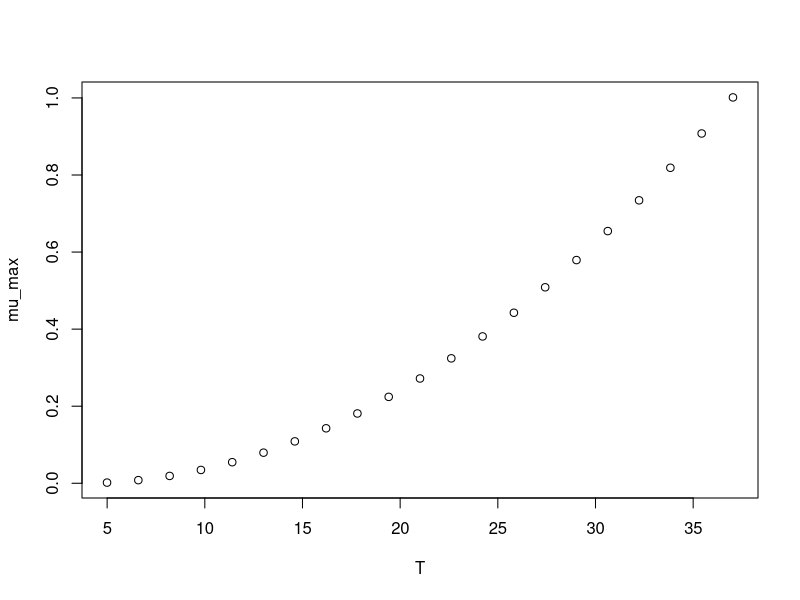

R code for this plot:
#############################
# start of Parameter script
#############################
T <- seq(4.995004995005,37.037,length.out=21)
#############################
# end of Parameter script
#############################
############################# 
# start of Model script Gropin ID 1253 
#############################
 
# constant coefficients for this model
 
variables <- data.frame(T)
argumentsPar <- expand.grid(variables)
 
# heart of the model
response_surface <- function(T) {
   mumax <-(0.02991*(T-3.581))^2

return(mumax=mumax)
} 

# output parameters
mumax <- cbind(argumentsPar,response_surface(argumentsPar['T']))
colnames(mumax) <- c(colnames(argumentsPar),'mumax')
#############################
# End of Model script
#############################
############################# 
# start of Visualisation script Gropin ID 1253 
#############################
plot(T,mumax$mumax,
                          xlab='T',
                          ylab='mu_max')
#############################
# End of Visualisation script
#############################
